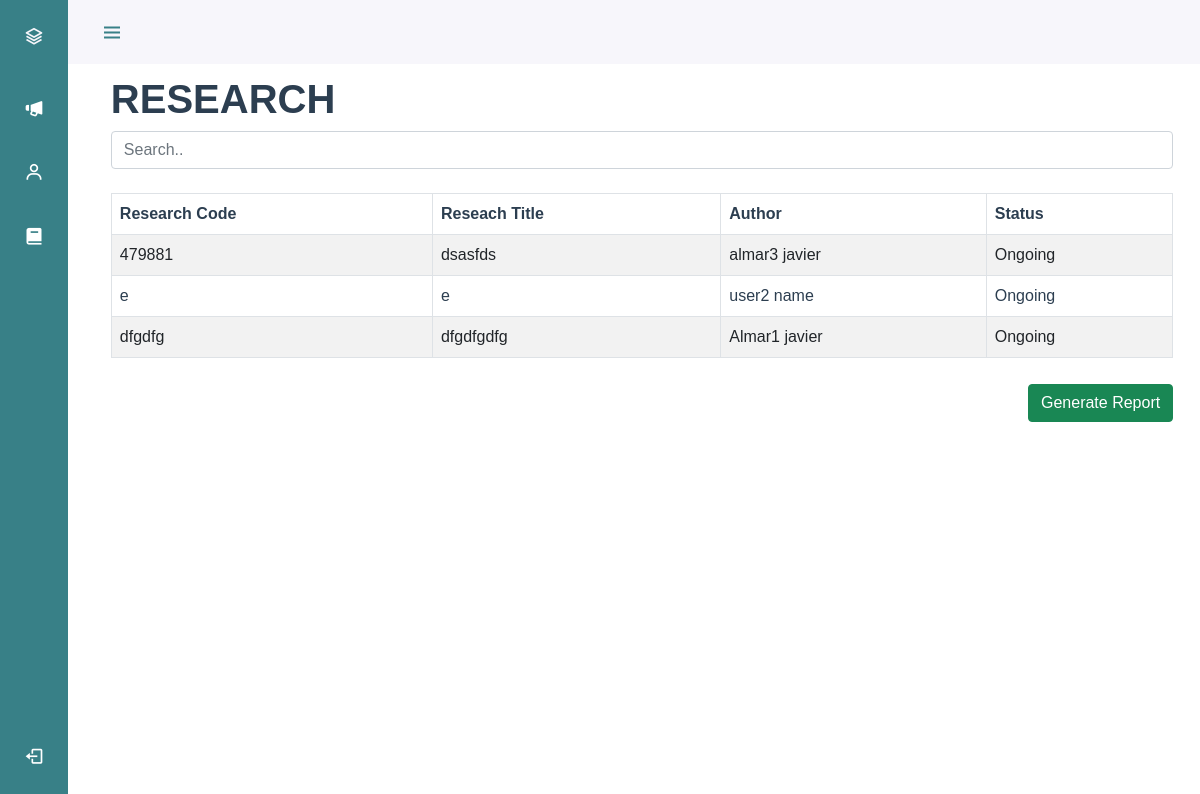
/research/ (signed in), run on the app's committed database.
### facultyManagementApp/models.py (models this page shows, shortened)
class Research(models.Model):
    user = models.ForeignKey(User, on_delete=models.CASCADE)
    code = models.CharField(max_length=200)
    title = models.CharField(max_length=200)
    status = models.CharField(max_length=200)
    file = models.FileField(max_length=200, null=True, blank = True,upload_to='researches', validators=[FileExtensionValidator(['pdf'])])

class User(AbstractUser):
    email = models.EmailField(unique=True, null=True ,blank=True)
    firstName = models.CharField(max_length=200, null=True ,blank=True)
    lastName = models.CharField(max_length=200, null=True ,blank=True)
    userLevel = models.IntegerField(null=True ,blank=True)
    department = models.CharField(max_length=200, null=True, blank=True)
    upload = models.ImageField(default='defaultProfilePicture.png',upload_to='profilePictures', validators=[FileExtensionValidator(['png', 'jpg', 'jpeg'])])
    USERNAME_FIELD = 'username'
    REQUIRED_FIELDS = []

### researchApp/views.py (the view)
# urls.py: path('', views.researchPage, name='researches'),
@login_required(login_url='login')
def researchPage(request):
    user = request.user
    researches = 0
    if (request.user.userLevel == 1):
        researches = Research.objects.filter(user=user)
    else:
        researches = Research.objects.all()
    template_name = getTemplate(request.user.userLevel)
    return render(request, 'researchApp/index.html', {'researches': researches, 'template':template_name})

### facultyManagementApp/globals.py (called while the page is built)
def getTemplate(userLevel):
    if userLevel == 1:
        return "layouts/faculty.html"
    elif userLevel == 2:
        return "layouts/deptHead.html"
    elif userLevel == 3:
        return "layouts/resCoord.html"
    elif userLevel == 4:
        return "layouts/extCoord.html"
    else:
        return "layouts/admin.html"

### researchApp/templates/researchApp/index.html (shortened to what this page needs)
{% extends template %}
{% block content %}
    <div id="content" style="padding:1%;">
    <h1 style="color:#2c3e50;font-weight: bold;" id="title">RESEARCH</h1>
    <div class="" style="width:100%">
      <input class="form-control" id="myInput" type="text" placeholder="Search..">
      <br>
      <table class="table table-bordered table-striped table table-hover" style="color:#2c3e50" id="main-table">
        <thead>
          <tr>
            <th>Research Code</th>
            <th>Reseach Title</th>
            <th>Author</th>
            <th>Status</th>
          </tr>
        </thead>
        <tbody id="myTable">
          {%for research in researches%}
            <tr onclick='edit(`editResearch/{{research.id}}`)'>
              <td>{{research.code}}</td>
              <td>{{research.title}}</td>
              <td>{{research.user.firstName}} {{research.user.lastName}}</td>
              <td>{{research.status}}</td>
            </tr>
          {%endfor%}
        </tbody>
      </table>
      {% if request.user.userLevel != 1 %}
      <button type="button" onclick="report('Researches_Report')" class="btn btn-success" style="margin-top:1%;margin-bottom:1%;float:right;">Generate Report</button>
      {% endif %}
    </div>
    </div>
{% endblock content %}

### static/css/facultyLayout.css (style rules this page uses)
:root { --header-height: 3rem;--nav-width: 68px; --first-color: #388087;--first-color-light: white;--white-color: #F7F6FB;--body-font: 'Montserrat', sans-serif;--normal-font-size: 1rem;--z-fixed: 100 }
body { position: relative;margin: var(--header-height) 0 0 0;padding: 0 1rem;font-family: var(--body-font); font-size: var(--normal-font-size);transition: .5s }
@media screen and (min-width: 768px) { body { margin: calc(var(--header-height) + 1rem) 0 0 0;padding-left: calc(var(--nav-width) + 2rem) } }

### data on the page
Research: code "479881", title "dsasfds", user.firstName "almar3", user.lastName "javier", status "Ongoing"
Research: code "e", title "e", user.firstName "user2", user.lastName "name", status "Ongoing"
Research: code "dfgdfg", title "dfgdfgdfg", user.firstName "Almar1", user.lastName "javier", status "Ongoing"
